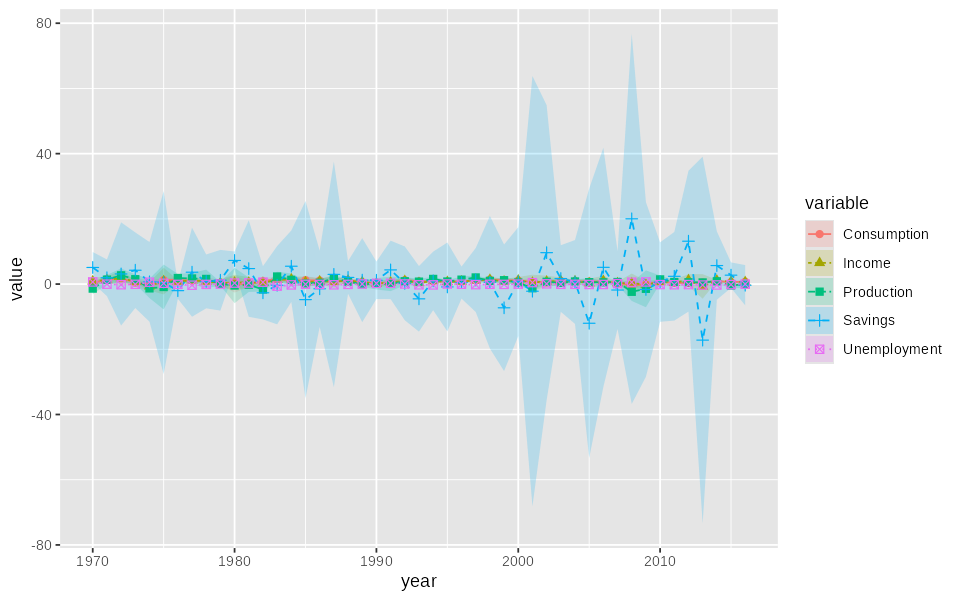

R code for this plot:
## v1: first attempt -- single panel, all 5 variables overlaid.
## Treats the 4 quarters within each year as replicates so seaborn's
## mean + 95% CI lineplot pattern has something to aggregate. Variables
## distinguished by color, linetype, and point shape.

library(DataSetsVerse)
library(timeSeriesDataSets)
library(tidyverse)

df <- as.data.frame(uschange_mts) |>
  mutate(
    date = as.Date(paste0(
      rep(1970:2016, each = 4)[seq_len(nrow(uschange_mts))], "-",
      c("01", "04", "07", "10")[((seq_len(nrow(uschange_mts)) - 1) %% 4) + 1],
      "-01"
    )),
    year = as.numeric(format(date, "%Y"))
  ) |>
  pivot_longer(
    cols = c(Consumption, Income, Production, Savings, Unemployment),
    names_to = "variable",
    values_to = "value"
  )

ggplot(df, aes(x = year, y = value,
               color = variable, linetype = variable, shape = variable)) +
  stat_summary(fun.data = mean_cl_normal, geom = "ribbon",
               aes(fill = variable), color = NA, alpha = 0.2) +
  stat_summary(fun = mean, geom = "line") +
  stat_summary(fun = mean, geom = "point", size = 2) +
  labs(x = "year", y = "value", color = "variable",
       linetype = "variable", shape = "variable", fill = "variable") +
  theme_gray() +
  theme(
    panel.background = element_rect(fill = "grey90"),
    panel.grid.major = element_line(color = "white"),
    panel.grid.minor = element_line(color = "white")
  )

ggsave("/tmp/uschange_v1_year_aggregated.png", width = 8, height = 5, dpi = 120)
